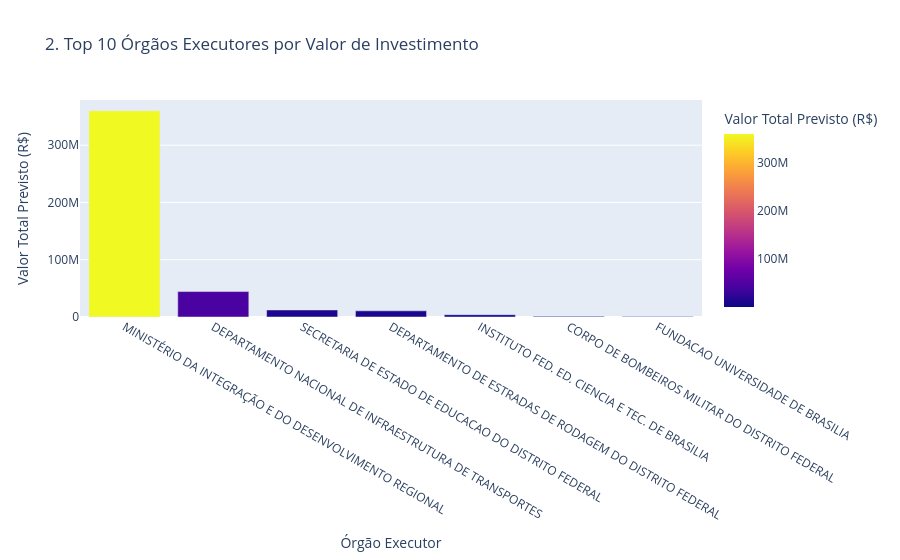
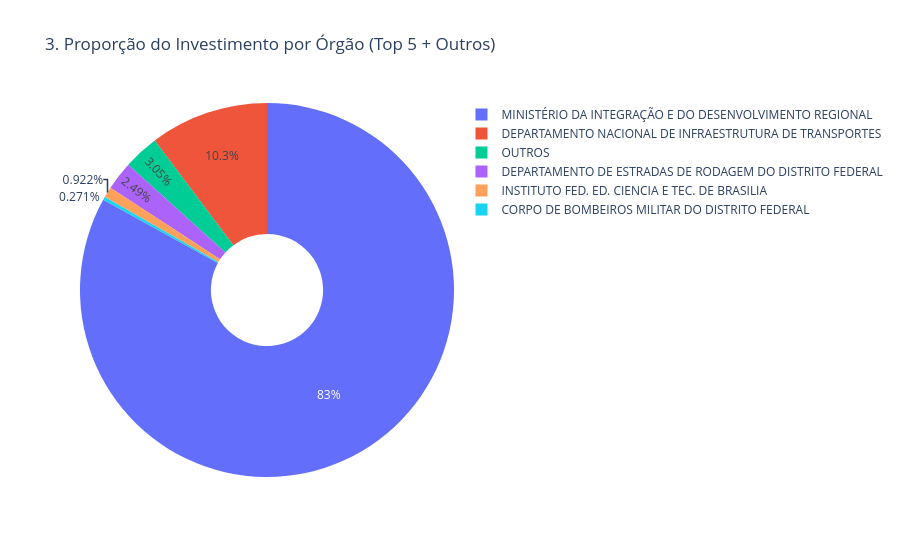

Notebook cell for these charts, in order:
### Markdown cell above
### 7.2 - Análise por Órgão

Objetivo: Visualizar a contribuição dos órgãos executores para o investimento total.

### Code cell
# 1. Gráfico de Barras: Top 10 Órgãos por Valor
top_orgaos = (
    df_clean.groupby('orgao_executor', observed=True)['valor_total_previsto']
    .sum()
    .nlargest(10)
    .reset_index()
)

fig_bar = px.bar(
    top_orgaos,
    x='orgao_executor',
    y='valor_total_previsto',
    title='2. Top 10 Órgãos Executores por Valor de Investimento',
    labels={'orgao_executor': 'Órgão Executor', 'valor_total_previsto': 'Valor Total Previsto (R$)'},
    color='valor_total_previsto',
    color_continuous_scale=px.colors.sequential.Plasma
)

fig_bar.update_layout(xaxis={'categoryorder': 'total descending'})
fig_bar.write_image("visualizacoes/02_top_orgaos_barras.png")
fig_bar.show()

# 2. Gráfico de Pizza: Proporção do Total (Top 5 + Outros)
top_5_orgaos = df_clean['orgao_executor'].value_counts().nlargest(5).index.tolist()
df_pizza = df_clean.copy()
df_pizza['orgao_agregado'] = df_pizza['orgao_executor'].apply(lambda x: x if x in top_5_orgaos else 'OUTROS')

fig_pie = px.pie(
    df_pizza,
    names='orgao_agregado',
    values='valor_total_previsto',
    title='3. Proporção do Investimento por Órgão (Top 5 + Outros)',
    hole=.3
)

fig_pie.write_image("visualizacoes/03_proporcao_orgaos_pizza.png")
fig_pie.show()

### Figure 1 — Plotly figure (JSON) as saved in the notebook; plotly's stock layout.template omitted (floating-point values rounded to 4 significant figures)
{"data": [{"hovertemplate": "Órgão Executor=%{x}<br>Valor Total Previsto (R$)=%{marker.color}<extra></extra>", "legendgroup": "", "marker": {"color": [360000000.0, 44460000.0, 12320000.0, 10800000.0, 4000000.0, 1177000.0, 928100.0], "coloraxis": "coloraxis", "pattern": {"shape": ""}}, "name": "", "orientation": "v", "showlegend": false, "textposition": "auto", "type": "bar", "x": ["MINISTÉRIO DA INTEGRAÇÃO E DO DESENVOLVIMENTO REGIONAL", "DEPARTAMENTO NACIONAL DE INFRAESTRUTURA DE TRANSPORTES", "SECRETARIA DE ESTADO DE EDUCACAO DO DISTRITO FEDERAL", "DEPARTAMENTO DE ESTRADAS DE RODAGEM DO DISTRITO FEDERAL", "INSTITUTO FED. ED. CIENCIA E TEC. DE BRASILIA", "CORPO DE BOMBEIROS MILITAR DO DISTRITO FEDERAL", "FUNDACAO UNIVERSIDADE DE BRASILIA"], "xaxis": "x", "y": [360000000.0, 44460000.0, 12320000.0, 10800000.0, 4000000.0, 1177000.0, 928100.0], "yaxis": "y"}], "layout": {"barmode": "relative", "coloraxis": {"colorbar": {"title": {"text": "Valor Total Previsto (R$)"}}, "colorscale": [[0, "#0d0887"], [0.1111, "#46039f"], [0.2222, "#7201a8"], [0.3333, "#9c179e"], [0.4444, "#bd3786"], [0.5556, "#d8576b"], [0.6667, "#ed7953"], [0.7778, "#fb9f3a"], [0.8889, "#fdca26"], [1, "#f0f921"]]}, "legend": {"tracegroupgap": 0}, "title": {"text": "2. Top 10 Órgãos Executores por Valor de Investimento"}, "xaxis": {"anchor": "y", "categoryorder": "total descending", "domain": [0, 1], "title": {"text": "Órgão Executor"}}, "yaxis": {"anchor": "x", "domain": [0, 1], "title": {"text": "Valor Total Previsto (R$)"}}}}

### Figure 2 — Plotly figure (JSON) as saved in the notebook; plotly's stock layout.template omitted (floating-point values rounded to 4 significant figures)
{"data": [{"domain": {"x": [0, 1], "y": [0, 1]}, "hole": 0.3, "hovertemplate": "orgao_agregado=%{label}<br>valor_total_previsto=%{value}<extra></extra>", "labels": ["DEPARTAMENTO NACIONAL DE INFRAESTRUTURA DE TRANSPORTES", "OUTROS", "CORPO DE BOMBEIROS MILITAR DO DISTRITO FEDERAL", "DEPARTAMENTO DE ESTRADAS DE RODAGEM DO DISTRITO FEDERAL", "OUTROS", "MINISTÉRIO DA INTEGRAÇÃO E DO DESENVOLVIMENTO REGIONAL", "MINISTÉRIO DA INTEGRAÇÃO E DO DESENVOLVIMENTO REGIONAL", "MINISTÉRIO DA INTEGRAÇÃO E DO DESENVOLVIMENTO REGIONAL", "INSTITUTO FED. ED. CIENCIA E TEC. DE BRASILIA", "INSTITUTO FED. ED. CIENCIA E TEC. DE BRASILIA"], "legendgroup": "", "name": "", "showlegend": true, "type": "pie", "values": [44460000.0, 12320000.0, 1177000.0, 10800000.0, 928100.0, 300000000.0, 30000000.0, 30000000.0, 700000.0, 3300000.0]}], "layout": {"legend": {"tracegroupgap": 0}, "title": {"text": "3. Proporção do Investimento por Órgão (Top 5 + Outros)"}}}
